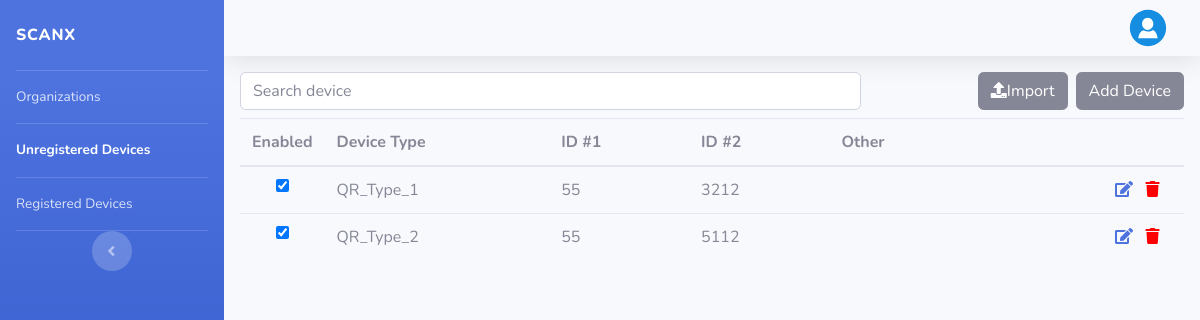
The page /admins/unregistered_device (signed in) on the database its author committed.
### app/models.py (models this page shows, shortened)
class Device(models.Model):
    class Status:
        UNREGISTERED = 0
        REGISTERED = 1
    organization = models.ForeignKey(Organization, on_delete=models.PROTECT)
    deviceGroup = models.ForeignKey(DeviceGroup, on_delete=models.PROTECT)
    installationLocation = models.ForeignKey(Location, on_delete=models.PROTECT)
    locationDescription = models.CharField(max_length=500, blank=True, null=True)
    deviceType = models.ForeignKey(DeviceType, blank=True, null=True, on_delete=models.PROTECT)
    id1 = models.CharField(max_length=30)
    id2 = models.CharField(max_length=30)
    status = models.IntegerField(blank=True, null=True)
    enabled = models.BooleanField()
    registeredDate = models.DateTimeField(blank=True, null=True)

class DeviceType(models.Model):
    name = models.CharField(max_length=30, unique=True)
    description = models.CharField(max_length=500, blank=True, null=True)

### app/views.py (the view)
# urls.py: path('admins/unregistered_device', adminViewUnregisteredDevice, name='admin-unregistered-device'),
@login_required
def adminViewUnregisteredDevice(request):
    devices = Device.objects.filter(status=Device.Status.UNREGISTERED)
    return render(request, "admins/device/list_unregistered.html", {"devices": devices})

### app/templates/admins/device/list_unregistered.html
{% extends "admins/base.html" %}
{% block sidebar %}
{% with page=2 %}
{{ block.super }}
{% endwith %}
{% endblock %}
{% block content %}
<div class="content p-3">
  <div class="row">
    <div class="col-8">
      <input placeholder="Search device" class="form-control"/>
    </div>
    <div class="col-4">
      <a href='{% url "unregistered-device-add" %}' class="btn btn-secondary float-right">Add Device</a>
      <button class="btn btn-secondary float-right mr-2"><i class="fas fa-upload"></i>Import</button>
    </div>
  </div>
  <table class="table mt-2">
    <thead>
      <tr>
        <th style="width: 8%;">Enabled</th>
        <th style="width: 24%;">Device Type</th>
        <th style="width: 15%;">ID #1</th>
        <th style="width: 15%;">ID #2</th>
        <th style="width: 28%;">Other</th>
        <th style="width: 10%;"></th>
      </tr>
    </thead>
    <tbody>
      {% for device in devices %}
      <tr>
        <td class="text-center"><input type="checkbox" onclick="return false;" {%if device.enabled %} checked {%endif%}></td>
        <td>{{device.deviceType.name}}</td>
        <td>{{device.id1}}</td>
        <td>{{device.id2}}</td>
        <td></td>
        <td class="text-center">
          <a title="Edit" href='{% url "unregistered-device-update" device.id %}'><i class="fas fa-edit"></i></a> &nbsp;
          <a title="Delete" href="#" onclick="confirmDelete(this)" url='{% url "unregistered-device-delete" device.id %}'><i class="fas fa-trash" style="color:red"></i></a>
        </td>
      </tr>
      {% endfor %}
    </tbody>
  </table>
</div>
{% endblock %}

### rows shown on the page
Device: enabled "☑", deviceType.name "QR_Type_1", id1 "55", id2 "3212"
Device: enabled "☑", deviceType.name "QR_Type_2", id1 "55", id2 "5112"
